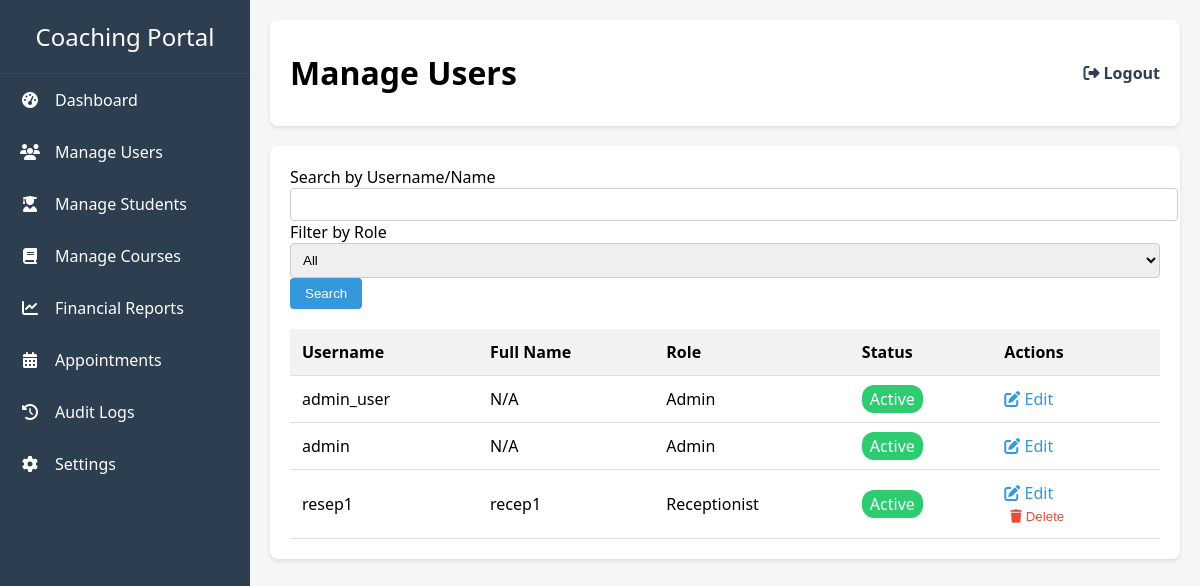
Page /admin_portal/manage_users (signed in) on the earlier database version.
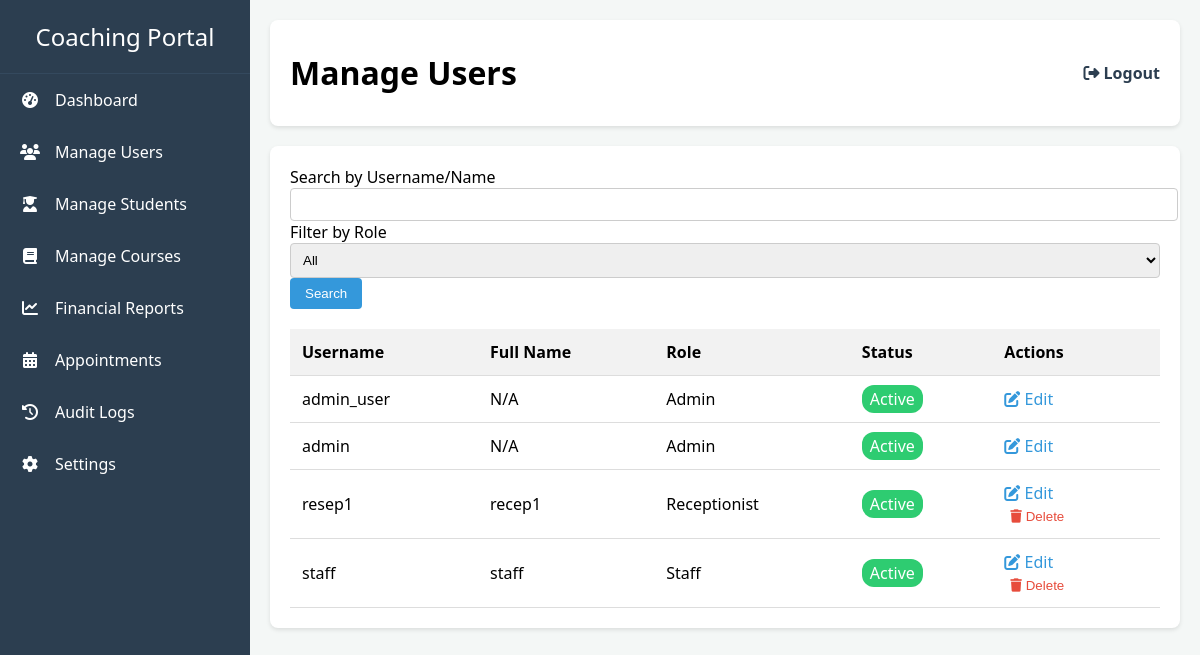
Same page on the later database version.
### models.py (models this page shows, shortened)
class User(db.Model, UserMixin):
    id = db.Column(db.Integer, primary_key=True)
    username = db.Column(db.String(20), unique=True, nullable=False)
    password_hash = db.Column(db.String(60), nullable=False)
    role = db.Column(db.String(20), nullable=False)
    is_active = db.Column(db.Boolean, nullable=False, default=True)
    staff_profile = db.relationship('Staff', backref='user', uselist=False)
    receptionist_profile = db.relationship('Receptionist', backref='user', uselist=False)
    def is_active(self):
        return self.is_active

class Receptionist(db.Model):
    id = db.Column(db.Integer, primary_key=True)
    name = db.Column(db.String(100), nullable=False)
    user_id = db.Column(db.Integer, db.ForeignKey('user.id'), unique=True, nullable=False)

class Staff(db.Model):
    id = db.Column(db.Integer, primary_key=True)
    name = db.Column(db.String(100), nullable=False)
    user_id = db.Column(db.Integer, db.ForeignKey('user.id'), unique=True, nullable=False)

### app.py (the view, shortened to what this page needs)
@app.route('/admin_portal/manage_users', methods=['GET', 'POST'])
@login_required
def manage_users():
    if current_user.role != 'admin':
        return redirect(url_for('login'))
    query = User.query.join(Staff, isouter=True).join(Receptionist, isouter=True)
    search_query = request.form.get('search_query')
    role_filter = request.form.get('role_filter')
    users = query.all()
    return render_template('manage_users.html', users=users, search_query=search_query, role_filter=role_filter)

### app.py (called while the page is built)
@login_manager.user_loader
def load_user(user_id):
    return db.session.get(User, int(user_id))

### templates/manage_users.html (shortened to what this page needs)
{% extends "base.html" %}
{% block page_title %}Manage Users{% endblock %}
{% block content %}
<div class="card">
    <form method="POST" class="row g-3 align-items-end">
        <div class="col-md-5">
            <label for="search_query" class="form-label">Search by Username/Name</label>
            <input type="text" id="search_query" name="search_query" value="{{ search_query or '' }}" class="form-control">
        </div>
        <div class="col-md-5">
            <label for="role_filter" class="form-label">Filter by Role</label>
            <select id="role_filter" name="role_filter" class="form-select">
                <option value="">All</option>
            </select>
        </div>
        <div class="col-md-2">
            <button type="submit" class="btn btn-primary w-100">Search</button>
        </div>
    </form>
    <div class="mt-4">
        <table class="table">
            <thead>
                <tr>
                    <th>Username</th>
                    <th>Full Name</th>
                    <th>Role</th>
                    <th>Status</th>
                    <th>Actions</th>
                </tr>
            </thead>
            <tbody>
                {% for user in users %}
                <tr>
                    <td>{{ user.username }}</td>
                    <td>{{ user.staff_profile.name if user.staff_profile else (user.receptionist_profile.name if user.receptionist_profile else 'N/A') }}</td>
                    <td>{{ user.role | capitalize }}</td>
                    <td>
                        <span style="padding: 3px 8px; border-radius: 12px; color: white; background-color: {% if user.is_active %}#2ecc71{% else %}#e74c3c{% endif %};">
                            {{ "Active" if user.is_active else "Inactive" }}
                        </span>
                    </td>
                    <td class="action-links">
                        <a href="{{ url_for('edit_user', user_id=user.id) }}"><i class="fas fa-edit"></i> Edit</a>
                        {% if user.role != 'admin' %}
                            <form action="{{ url_for('delete_user', user_id=user.id) }}" method="POST" onsubmit="return confirm('Are you sure?');" class="d-inline">
                                <button type="submit" class="delete-btn"><i class="fas fa-trash"></i> Delete</button>
                            </form>
                        {% endif %}
                    </td>
                </tr>
                {% endfor %}
            </tbody>
        </table>
    </div>
</div>
{% endblock %}

Differences in the rows shown:
added User: username "staff", staff_profile "staff", role "Staff", is_active "Active"
